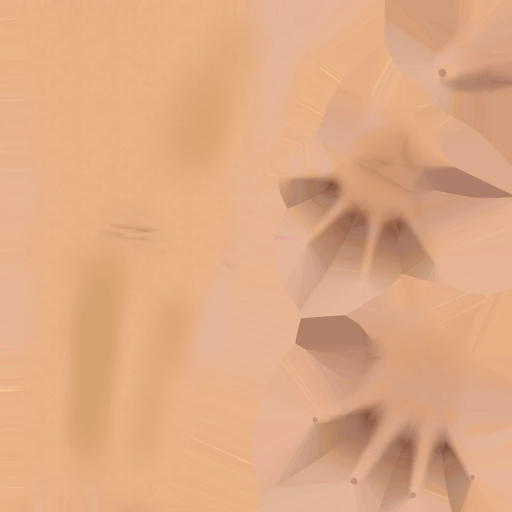
#> input picture assets/models/arms/arms_color.webp, 1024 x 1024 px, given in place of Wood049_1K-JPG_Color.jpg, which was not available (shown at 1/2 size)
$ python prep_textures.py ../../assets/models/arms ../../assets/models/arms/arms_normal.webp ../../assets/models/arms/arms_normal.webp
#> lines starting #> are read from the running program, lines starting #| are printed output that depends on the picture; pictures that were not available may be replaced by others from this repository, and a replacement may not be noted
# Sessio 54: esineiden materiaalikirjaston tekstuurit (ambientCG, CC0).
# Ajo: python3 -I tools/blender/prep_textures.py <ambientCG-kansio> assets/textures/items
#      python3 -I tools/blender/prep_textures.py --bark <ambientCG-kansio> assets/models/trees (puiden kaarnat)
#      python3 -I tools/blender/prep_textures.py --procedural assets/textures/items (rengas- ja suomupanssari)
# Lähdekansiossa on kunkin materiaalin 1K-JPG-paketti purettuna (<Id>/<Id>_1K-JPG_Color.jpg ...).
# Tulos: <avain>_c.webp (väri), _n.webp (normaali, OpenGL), _r.webp (karheus),
# 512 x 512. gray = väri harmaaksi (sävy annetaan pelissä materiaalipaikan
# nimessä, esim. 'cloth:9a8060').
import os
import sys
from PIL import Image, ImageOps, ImageEnhance

LIB = {
    'wood': ('Wood049', {}),
    'hardwood': ('Wood027', {}),
    'heartwood': ('Wood026', {}),
    'bark': ('Bark012', {}),
    'stone': ('Rock041', {}),
    'flint': ('Rock035', {'sat': 0.35}),
    'clay': ('Rock029', {}),
    'iron': ('Metal046B', {}),
    'steel': ('Metal055A', {}),
    'copper': ('Metal047B', {}),
    'gold': ('Metal048A', {}),
    'brass': ('Metal007', {}),
    'leather': ('Leather030', {}),
    'rope': ('Rope001', {}),
    'cloth': ('Fabric045', {'gray': True}),
    'bone': ('Rock054', {'gray': True}),
    'fur': ('Fabric084', {'gray': True}),
}
SIZE = 512

# Sessio 56: puiden kaarnat (assets/models/trees/bark_<avain>_{c,n}.webp).
BARK = {
    'acacia': 'Bark014', 'shea': 'Bark001', 'baobab': 'Bark005', 'rain': 'Bark009',
    'kapok': 'Bark010', 'emergent': 'Bark004', 'sapling': 'Bark002',
}
# Värin säätö: keskiarvo kohti annettua väriä, värikylläisyys (baobabin kaarna
# on vaalean harmaanruskea, ambientCG:n Bark005 tumman oliivinen).
BARK_ADJ = {'baobab': ((152, 140, 126), 0.55)}


# [15 lines left out: function bark, not called in this run]


def main(src, dst):
#> called with src = '../../assets/models/arms'
    os.makedirs(dst, exist_ok=True)
    for key, (aid, opt) in LIB.items():
        base = os.path.join(src, aid, f'{aid}_1K-JPG_')
        col = Image.open(base + 'Color.jpg').convert('RGB').resize((SIZE, SIZE), Image.LANCZOS)
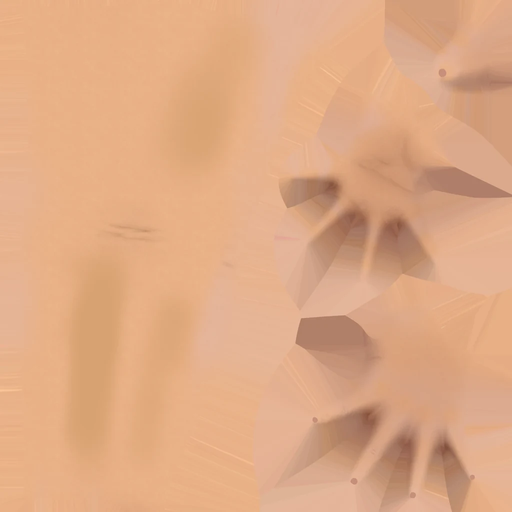
#> col: PIL image 512x512 RGB; mean R, G, B 223, 169.7, 132.7
        if opt.get('gray'):
            g = ImageOps.grayscale(col)
            g = ImageOps.autocontrast(g, cutoff=1)
            # Harmaa noin 0,75 keskiarvolla, jotta sävy pelissä on helppo antaa.
            g = g.point(lambda v: int(150 + (v - 128) * 0.7))
            col = Image.merge('RGB', (g, g, g))
        if 'sat' in opt:
            col = ImageEnhance.Color(col).enhance(opt['sat'])
        col.save(os.path.join(dst, f'{key}_c.webp'), quality=86, method=6)
        nrm = Image.open(base + 'NormalGL.jpg').convert('RGB').resize((SIZE, SIZE), Image.LANCZOS)
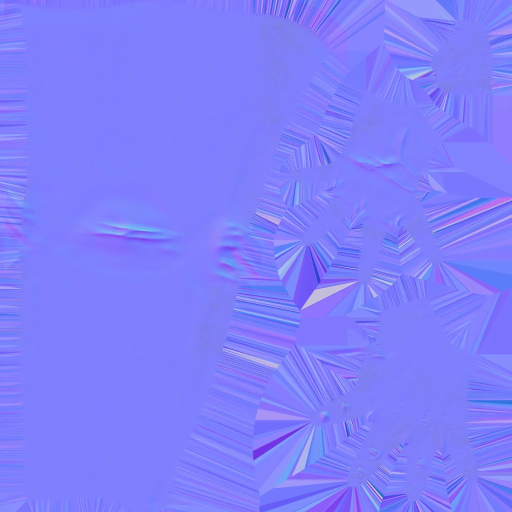
#> input picture assets/models/arms/arms_normal.webp, 1024 x 1024 px, given in place of Wood049_1K-JPG_NormalGL.jpg, which was not available (shown at 1/2 size)
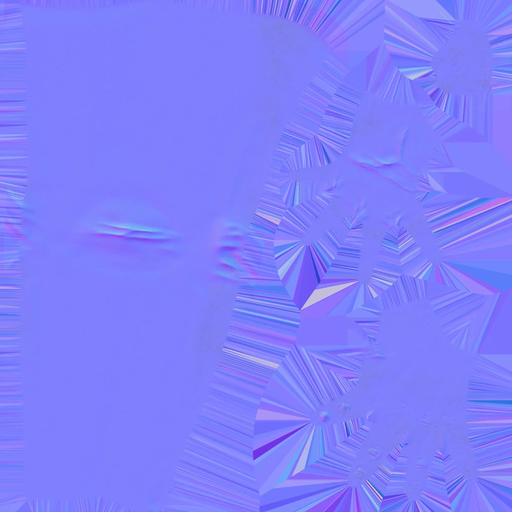
#> nrm: PIL image 512x512 RGB; mean R, G, B 127.5, 127, 251.6
        nrm.save(os.path.join(dst, f'{key}_n.webp'), quality=90, method=6)
        rough = Image.open(base + 'Roughness.jpg').convert('L').resize((SIZE, SIZE), Image.LANCZOS)
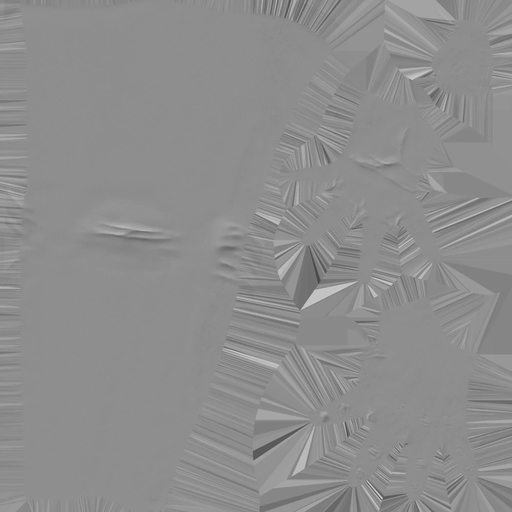
#> rough: PIL image 512x512 L; min 69, max 218, mean 141.4
        rough.save(os.path.join(dst, f'{key}_r.webp'), quality=88, method=6)
        print(key, aid)


# [65 lines left out: functions _save_maps, gen_chain, gen_scales, not called in this run]


if __name__ == '__main__':
    if sys.argv[1] == '--bark':
        bark(sys.argv[2], sys.argv[3])
    elif sys.argv[1] == '--procedural':
        gen_chain(sys.argv[2])
        gen_scales(sys.argv[2])
    else:
#> (the run stopped early here; a loop or call above may not have finished)
